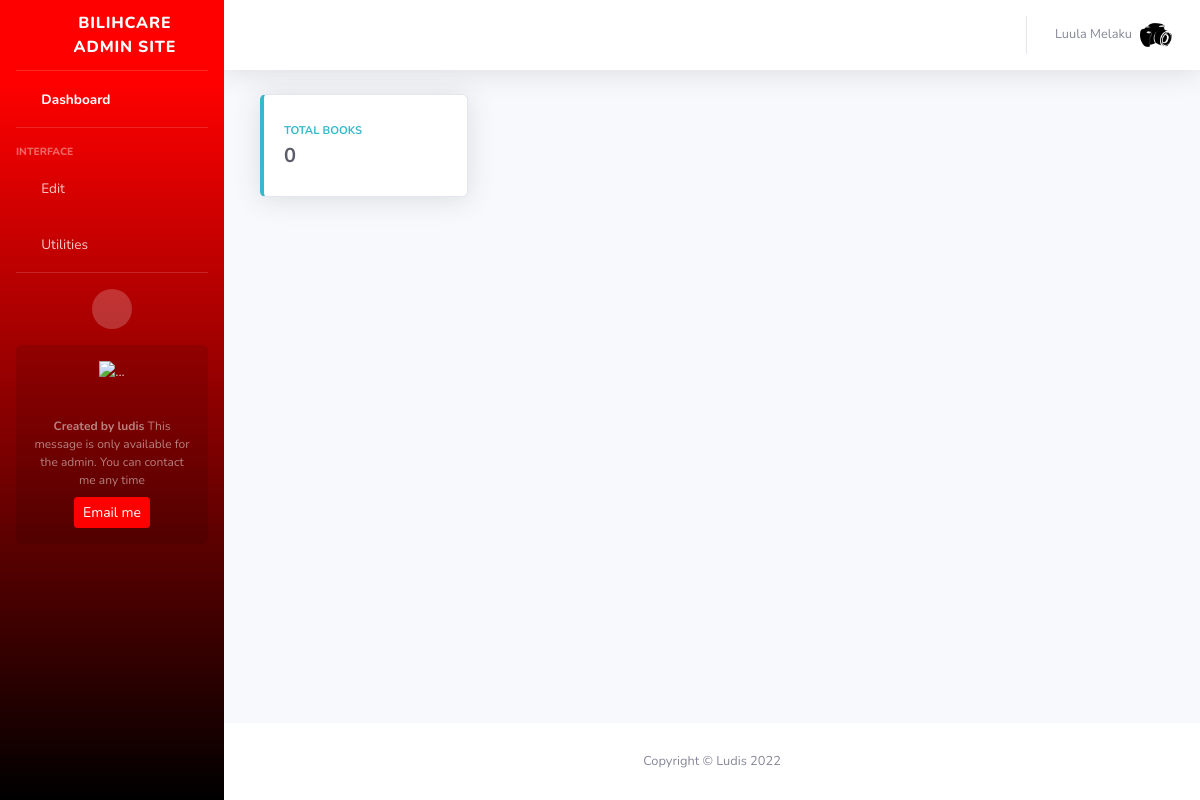
Screenshot of /admin-page/order (signed in) with the database file from the repository.
### repair/models.py (models this page shows, shortened)
class Webpack(models.Model):
    name = models.CharField(max_length=255,null=True,blank=True)
    icon = models.ImageField(null=True)
    email = models.EmailField(null=True,blank=True)
    tiktok = models.CharField(max_length=2555,null=True,blank=True)
    instagram = models.CharField(max_length=2555,null=True,blank=True)
    facebook = models.CharField(max_length=2555,null=True,blank=True)
    telegram = models.CharField(max_length=2555,null=True,blank=True)
    whatsup = models.CharField(max_length=2555,null=True,blank=True)
    youtube = models.CharField(max_length=2555,null=True,blank=True)
    twitter = models.CharField(max_length=2555,null=True,blank=True)
    address = models.CharField(max_length=255,null=True,blank=True)
    phone = models.CharField(max_length=255,null=True,blank=True)

class Profile(models.Model):
    user = models.OneToOneField(User,null=True,on_delete=models.CASCADE)
    phone = models.CharField(max_length=255,null=True,blank=True)
    profile_pic = models.ImageField(null=True,blank=True,upload_to="media/upload")
    is_manager = models.BooleanField(default=False)

### repair/views.py (the view, shortened to what this page needs)
# urls.py: path('admin-page/order',views.book, name='book'),
@login_required(login_url='login')
def book(request):
    a = Order.objects.all().count()
    b = Order.objects.all()
    User = request.user
    web = Webpack.objects.get(id=1)
    pp = Profile.objects.get(user=User.id)
    prob = Model.objects.all()
    context = {
        "a":a,
        'prob':prob,
        'b':b,
        'web':web,
        'User':User,
        'pp':pp,
    }
    return render(request,'admin-page/book.html',context)

### repair/templates/admin-page/book.html (shortened to what this page needs)
{% extends 'admin-page/base.html' %}
{% block main %}
<div class="col-xl-3 col-md-6 mb-4">
    <div class="card border-left-info shadow h-100 py-2">
        <div class="card-body">
            <div class="row no-gutters align-items-center">
                <div class="col mr-2">
                    <div class="text-xs font-weight-bold text-info text-uppercase mb-1">Total Books
                    </div>
                    <div class="row no-gutters align-items-center">
                        <div class="col-auto">
                            <div class="h5 mb-0 mr-3 font-weight-bold text-gray-800">{{a}}</div>
                        </div>
                    </div>
                </div>
                <div class="col-auto">
                    <i class="fas fa-user fa-2x text-gray-300"></i>
                </div>
            </div>
        </div>
    </div>
</div>
{% endblock %}

### repair/templates/admin-page/base.html (shortened to what this page needs)
<!DOCTYPE html>
<html lang="en">
<head>
    <link href="/static/admin-page/vendor/fontawesome-free/css/all.min.css" rel="stylesheet" type="text/css">
        <link rel="stylesheet" type="text/css" href="/static/css/css/loader.css">
    <link href="/static/admin-page/css/sb-admin-2.css" rel="stylesheet">
</head>
<body id="page-top">
    <div id="wrapper">
        <ul class="navbar-nav bg-gradient-primary sidebar sidebar-dark accordion" id="accordionSidebar">
            <a class="sidebar-brand d-flex align-items-center justify-content-center" href="{%url 'repair:admin'%}">
                <div class="sidebar-brand-icon rotate-n-15">
                    <i class="fas fa-laugh-wink"></i>
                </div>
                <div class="sidebar-brand-text mx-3">{{web.name}} Admin site</div>
            </a>
            <hr class="sidebar-divider my-0">
            <li class="nav-item active">
                <a class="nav-link" href="{%url 'repair:admin'%}">
                    <i class="fas fa-fw fa-tachometer-alt"></i>
                    <span>Dashboard</span></a>
            </li>
            <hr class="sidebar-divider">
            <div class="sidebar-heading">
                Interface
            </div>
            <li class="nav-item">
                <a class="nav-link collapsed" href="#" data-toggle="collapse" data-target="#collapseTwo"
                    aria-expanded="true" aria-controls="collapseTwo">
                    <i class="fas fa-fw fa-cog"></i>
                    <span>Edit</span>
                </a>
            </li>
            <li class="nav-item">
                <a class="nav-link collapsed" href="#" data-toggle="collapse" data-target="#collapseUtilities"
                    aria-expanded="true" aria-controls="collapseUtilities">
                    <i class="fas fa-fw fa-wrench"></i>
                    <span>Utilities</span>
                </a>
            </li>
            <hr class="sidebar-divider d-none d-md-block">
            <div class="text-center d-none d-md-inline">
                <button class="rounded-circle border-0" id="sidebarToggle"></button>
            </div>
            <div class="sidebar-card d-none d-lg-flex">
                <img class="sidebar-card-illustration mb-2" src="/static/admin-page/img/undraw_rocket.svg" alt="...">
                <p class="text-center mb-2"><strong>Created by ludis</strong> This message is only available for the admin. You can contact me any time</p>
                <a class="btn btn-success btn-sm" href="mailto:leulsegedmelaku1020@gmail.com">Email me</a>
            </div>
        </ul>
        <div id="content-wrapper" class="d-flex flex-column">
            <div id="content">
                <nav class="navbar navbar-expand navbar-light bg-white topbar mb-4 static-top shadow">
                    <ul class="navbar-nav ml-auto">
                        <li class="nav-item dropdown no-arrow">
                            <a class="nav-link dropdown-toggle" href="#" id="userDropdown" role="button"
                                data-toggle="dropdown" aria-haspopup="true" aria-expanded="false">
                                <span class="mr-2 d-none d-lg-inline text-gray-600 small">
                                    {% if User.first_name %}
                                    {{User.first_name}} {{User.last_name}}
                                    {% else %}
                                    {{User.username}}
                                    {% endif %}
                                </span>
                                {% if pp.profile_pic %}
                                <img class="img-profile rounded-circle"
                                    src="{{pp.profile_pic.url}}">
                                {% else %}
                                <img src="/static/images/undraw_pic_profile_re_7g2h.svg" class="img-profile rounded-circle">
                                {% endif %}
                            </a>
                        </li>
                    </ul>
                </nav>
                <div class="container-fluid">
{% block main %}
{% endblock %}
                </div>
            </div>
            <footer class="sticky-footer bg-white">
                <div class="container my-auto">
                    <div class="copyright text-center my-auto">
                        <span>Copyright &copy; Ludis 2022</span>
                    </div>
                </div>
            </footer>
        </div>
    </div>
</body>
</html>

### repair/templates/admin-page/base.html (style rules this page uses)
button { width: 100%; padding: 10px 0; margin: 10px auto; border-radius: 5px; border: none; background: #c91c1c; font-size: 14px; font-weight: 600; color: #fff; }

### rows the page displays
Webpack: name "BILIHCARE"
Profile: profile_pic (picture)

### other values shown
{{ User.first_name }} "Luula"
{{ User.last_name }} "Melaku"
{{ a }} "0"
